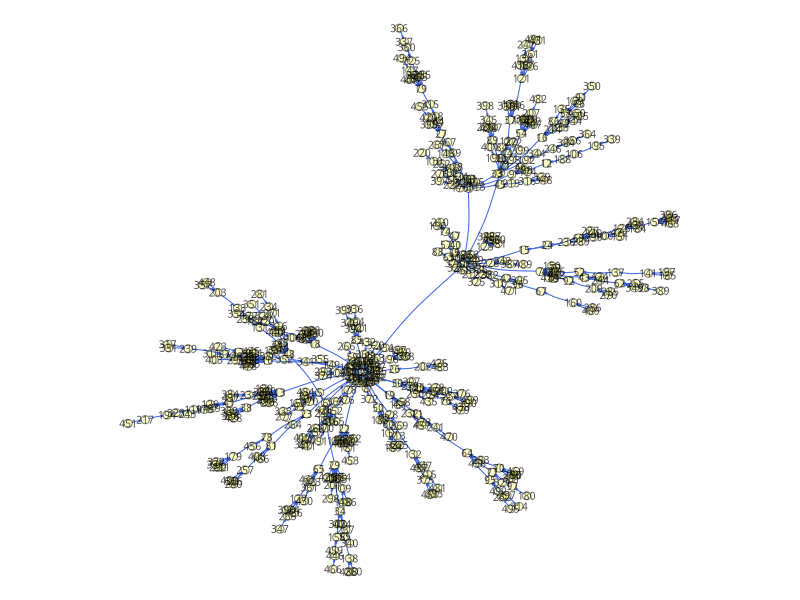
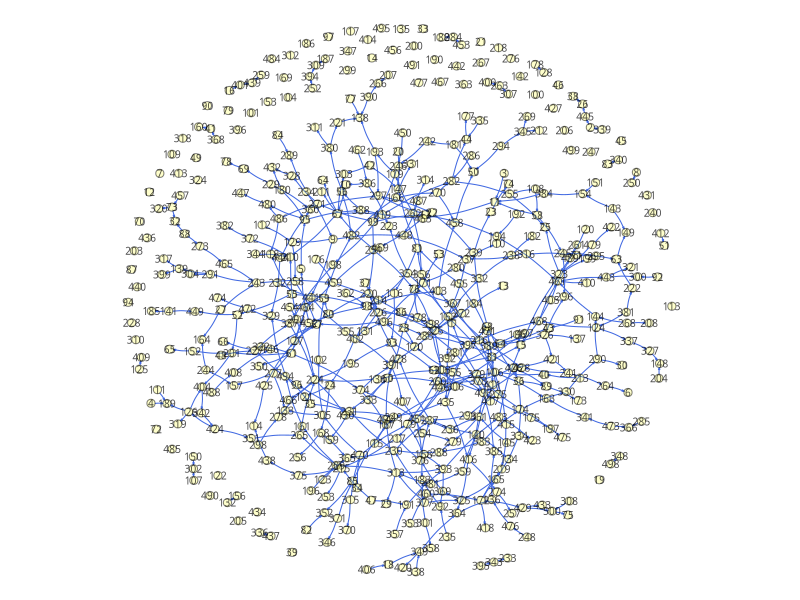
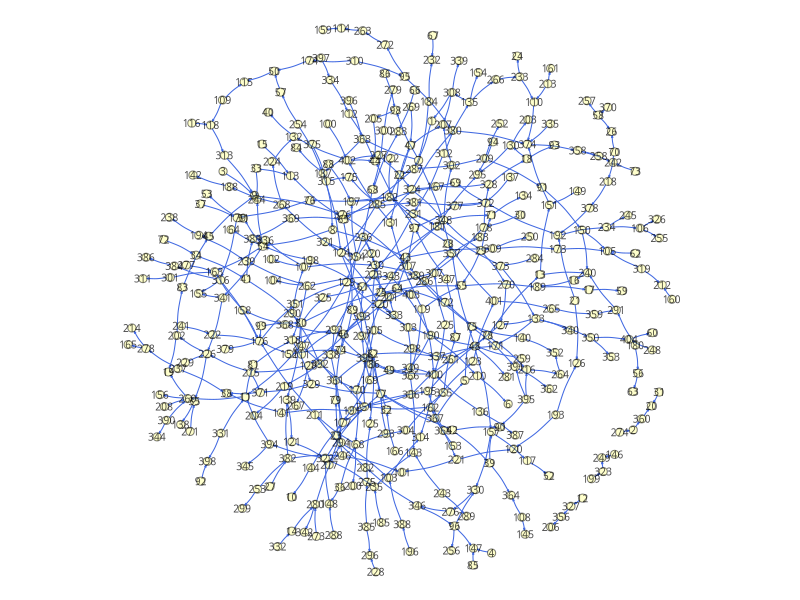
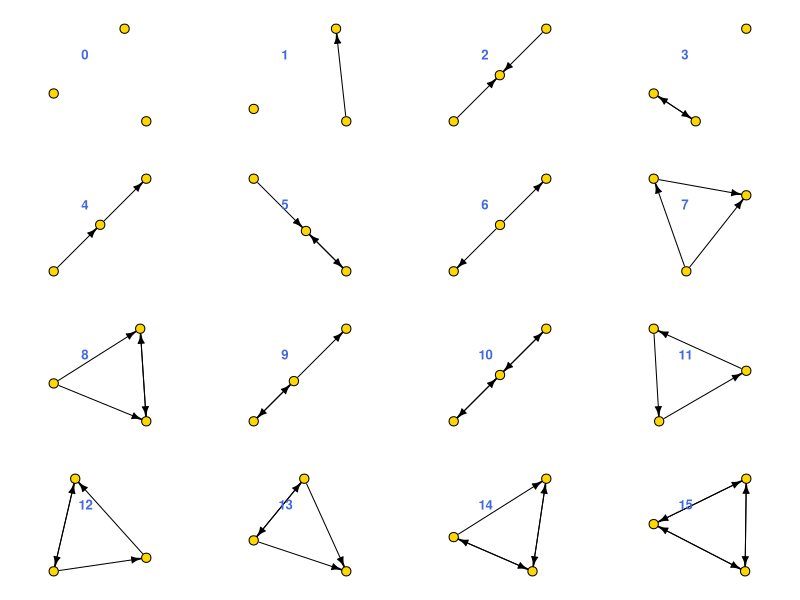

Source code (R) for these figures, in order:
## ---- chunk 1
knitr::opts_chunk$set(cache = T, warning = F, message = F, 
                      class.output = "output", out.width='100%', 
                      fig.asp = 0.5, fig.align = 'center')
library(tidyverse)
## ---- chunk 2
library(igraph)
## ---- chunk 3
g <- barabasi.game(500, directed = T)
message("\n(V, E, Reciprocity, nComponent)\n", 
        length(V(g)), "\t", 
        length(E(g)), "\t",
        sprintf("%.3f\t", reciprocity(g)),
        count_components(g, mode = "weak")
        )
## ---- chunk 4

l <- layout.fruchterman.reingold(g)
# l <- layout_with_kk(g)
# l <- layout_in_circle(g)

par(mar = c(0,0,0,0) + 0.1)
plot(g, 
     layout = l,
     vertex.color = rgb(1, 1, 0, 0.2),
     # vertex.color = factor(V(g)$blocked),
     vertex.size = 3,
     # vertex.size  = sqrt(V(g)$degree)*3,
     vertex.frame.color= rgb(0, 0, 0, 0.5),
     # vertex.label = V(g)$display,
     # vertex.label = str_sub(V(g)$name, 1, 10),
     vertex.label.cex = 0.6,
     vertex.label.color = rgb(0, 0, 0, 0.7),
     vertex.label.family = 'Heiti TC Light',
     edge.curved = 0.1,
     edge.arrow.size = 0.1, 
     # edge.width = sqrt(E(g)$weight),
     # edge.color = E(g)$year,
     # edge.color = E(g)$weight,
     edge.color = "#4169E1",
     # edge.color = E(g)$color,
     # edge.label = E(g)$weight,
     # edge.label = E(g)$year,
     edge.label.cex = 0.4,
     edge.label.color = rgb(1, 0, 0)
     )
## ---- chunk 5
rg <- sample_gnm(length(V(g)), length(E(g)), directed=T)
message("\n(V, E, Reciprocity, nComponent)\n", 
        length(V(rg)), "\t", 
        length(E(rg)), "\t",
        sprintf("%.3f\t", reciprocity(rg)),
        count_components(rg, mode = "weak")
        )
## ---- chunk 6
l <- layout.fruchterman.reingold(rg)

par(mar = c(0,0,0,0) + 0.1)
plot(rg, 
     layout = l,
     vertex.color = rgb(1, 1, 0, 0.2),
     vertex.size = 3,
     vertex.frame.color= rgb(0, 0, 0, 0.5),
     vertex.label.cex = 0.6,
     vertex.label.color = rgb(0, 0, 0, 0.7),
     vertex.label.family = 'Heiti TC Light',
     edge.curved = 0.1,
     edge.arrow.size = 0.1, 
     edge.color = "#4169E1",
     edge.label.cex = 0.4,
     edge.label.color = rgb(1, 0, 0)
     )
## ---- chunk 7
components <- igraph::clusters(rg, mode="weak")
biggest_cluster_id <- which.max(components$csize)
# which.max(components$csize)
# components$csize
# biggest_cluster_id
top3_break <- sort(unique(components$csize), decreasing = T)[3]
biggest_cluster_id <- which(components$csize >=  top3_break)
vert_ids <- V(rg)[components$membership %in% biggest_cluster_id]
rg <- igraph::induced_subgraph(rg, vert_ids)



message("\n(V, E, Reciprocity, nComponent)\n", 
        length(V(rg)), "\t", 
        length(E(rg)), "\t",
        sprintf("%.3f", reciprocity(rg))
        )
## ---- chunk 8
l <- layout.fruchterman.reingold(rg)

par(mar = c(0,0,0,0) + 0.1)
plot(rg, 
     layout = l,
     vertex.color = rgb(1, 1, 0, 0.2),
     vertex.size = 3,
     vertex.frame.color= rgb(0, 0, 0, 0.5),
     vertex.label.cex = 0.6,
     vertex.label.color = rgb(0, 0, 0, 0.7),
     vertex.label.family = 'Heiti TC Light',
     edge.curved = 0.1,
     edge.arrow.size = 0.1, 
     edge.color = "#4169E1",
     edge.label.cex = 0.4,
     edge.label.color = rgb(1, 0, 0)
     )
## ---- chunk 9
library(igraph)
par(mfrow=c(4,4), mai= rep(0.2, 4))

for(i in 0:15){
    g1 <- graph_from_isomorphism_class(3, i)
    plot(g1,
         vertex.color = "gold",
         vertex.size = 20,
        # vertex.size = (V(g)$nTweets)^(1/3)+1,
        vertex.frame.color= "black",
        vertex.label = NA,
        edge.color = "black",
        edge.arrow.size = 0.5)
    title(i, line=-3, adj=0.4 ,col.main="royalblue")
}
## ---- chunk 10
res <- motifs(g, 3)
res
writeLines(as.character(res), sep = "\t")
## ---- chunk 11
barabas_motif <- function(e){
    g <- barabasi.game(e, directed = T)
    vec <- motifs(g, 3) %>% replace_na(0)
    for(i in 1:99){
        g <- barabasi.game(e, directed = T)
        tmp <- motifs(g, 3) %>% replace_na(0)
        vec <- vec + tmp
    }
    vec <- vec / 100
    writeLines(as.character(vec), sep = "\t")

}

random_net_motif <- function(v, e){
    g <- sample_gnm(v, e, directed=T)
    vec <- motifs(g, 3)  %>% replace_na(0)
    for(i in 1:99){
        g <- sample_gnm(v, e, directed=T)
        tmp <- motifs(g, 3) %>% replace_na(0)
        vec <- vec + tmp
    }
    vec <- vec / 100
    writeLines(as.character(vec), sep = "\t")
}

## ---- chunk 12
random_net_motif(length(V(g)), length(E(g)))
barabas_motif(length(E(g)))
